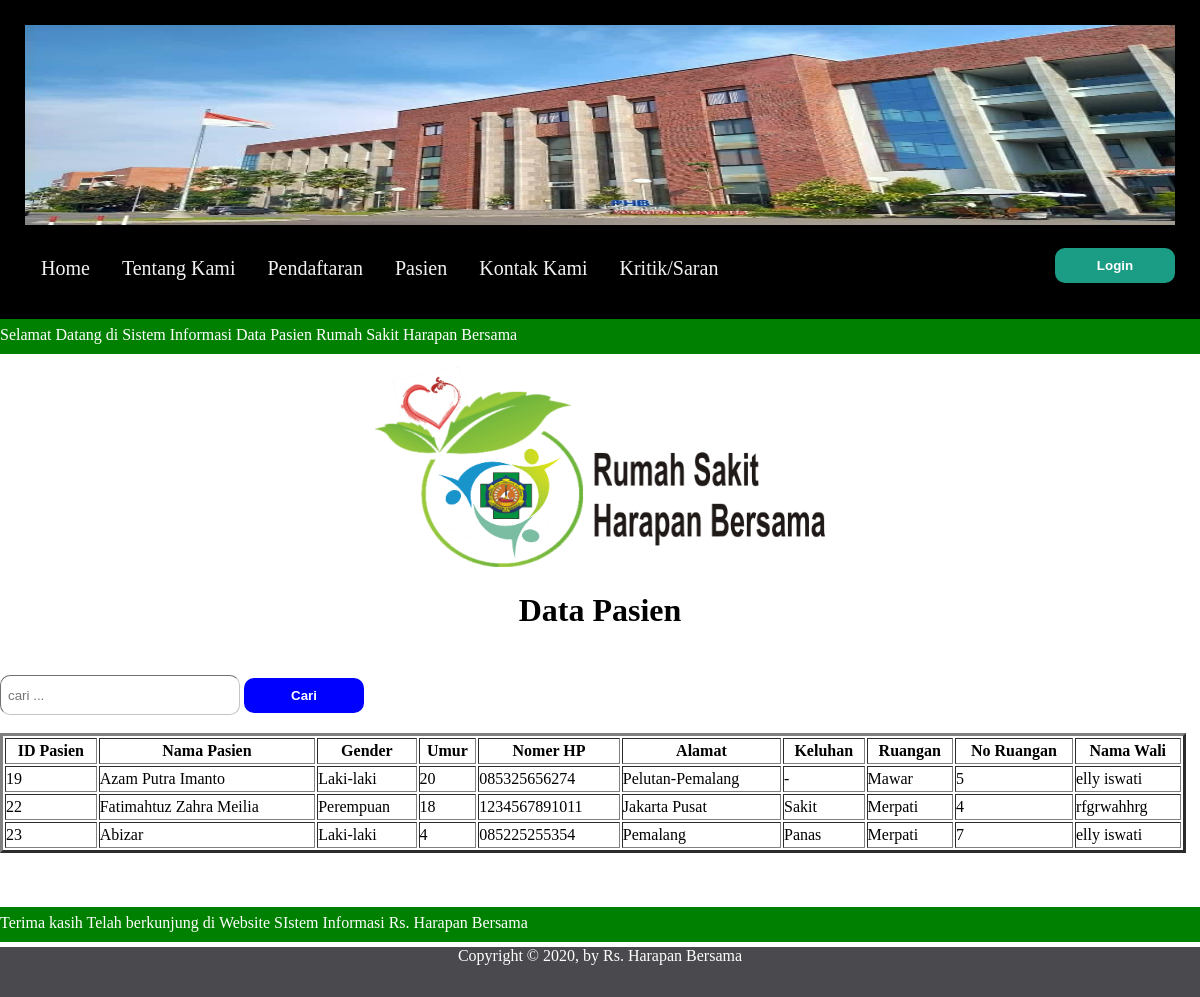
The page /rumah_sakit/pasien.php on the database its author committed.
### tables this page shows
CREATE TABLE `pendaftaran_pasien` (
  `id_pasien` int(15) NOT NULL,
  `nama_pasien` varchar(80) NOT NULL,
  `gender` varchar(200) NOT NULL,
  `umur` int(3) NOT NULL,
  `nomer_hp` varchar(13) NOT NULL,
  `alamat` varchar(100) NOT NULL,
  `keluhan` varchar(250) NOT NULL,
  `ruangan` varchar(50) NOT NULL,
  `no_ruangan` int(2) NOT NULL,
  `nama_wali` varchar(80) NOT NULL
);

### rumah_sakit/pasien.php (the view, shortened to what this page needs)
<!DOCTYPE html>
<html lang="en">
<head>
    <link rel="stylesheet" href="css/pasien.css">
    <link rel="stylesheet" href="css/home.css">
    <link rel="stylesheet" href="css/pendaftaran.css">
</head>
<body>
<div class="header">
    <div class="gambar">
        <img src="img/profil.jpg" class="gambar">
    </div><br>
    <h3 id="h3"><a href="login/form_login.php">
        <input type="submit" value="Login" id="submit_1"/>
    </a></h3>
      <ul>
        <li><a href="home.php">Home</a></li>
		    <li><a href="profil.php">Tentang Kami</a></li>
		    <li><a href="pendaftaran.php">Pendaftaran</a></li>
        <li><a href="pasien.php">Pasien</a></li>
		    <li><a href="kontak.php">Kontak Kami</a></li>
        <li><a href="pesanDsaran.php">Kritik/Saran</a></li>
      </ul>
    </div>
    <div id="runningtext">
		<marquee behavior="scroll" scrollamount="3" onmouseover="this.stop();" onmouseout="this.start();" direction="left">
			Selamat Datang di Sistem Informasi Data Pasien Rumah Sakit Harapan Bersama
		</marquee>
    </div><br />
    <?php
    include('koneksi/koneksi.php');
    ?>
<div id="d_pasien">
<img id="logo2" src="img/logo2.png" alt="logo">
<h1 id="data_pasien">Data Pasien</h1><br /><br />
<form method="post">
<input class="cari" type="text" name="nt" placeholder="cari ...">
<input type="submit" name="submit" value="Cari" id="cari">
<form>
<br/>
<br/>
 <table class="tpasien" border="3">
  <tr>
   <th>ID Pasien</th>
   <th>Nama Pasien</th>
   <th>Gender</th>
   <th>Umur</th>
   <th>Nomer HP</th>
   <th>Alamat</th>
   <th>Keluhan</th>
   <th>Ruangan</th>
   <th>No Ruangan</th>
   <th>Nama Wali</th>
  </tr>
  <?php
  if(!ISSET($_POST['submit'])){
  $sql = "SELECT * FROM pendaftaran_pasien";
  $query = mysqli_query($conn, $sql);
  foreach($query as $row){
  ?>
   <tr>
    <td><?php echo $row['id_pasien'] ?></td>
    <td><?php echo $row['nama_pasien'] ?></td>
    <td><?php echo $row['gender'] ?></td>
    <td><?php echo $row['umur'] ?></td>
    <td><?php echo $row['nomer_hp'] ?></td>
    <td><?php echo $row['alamat'] ?></td>
    <td><?php echo $row['keluhan'] ?></td>
    <td><?php echo $row['ruangan'] ?></td>
    <td><?php echo $row['no_ruangan'] ?></td>
    <td><?php echo $row['nama_wali'] ?></td>
   </tr>
  <?php } } ?>
 </table>
</div><br /><br /><br />
<div id="runningtext">
		<marquee behavior="scroll" scrollamount="3" onmouseover="this.stop();" onmouseout="this.start();" direction="left">
			Terima kasih Telah berkunjung di Website SIstem Informasi Rs. Harapan Bersama
		</marquee>
	</div>
		<div id="footer">Copyright &copy 2020, by Rs. Harapan Bersama </div>
</body>
</html>

### rumah_sakit/css/pasien.css (style rules this page uses)
#data_pasien { margin-top: 20px; text-align: center; }
#d_pasien { margin-top: 0%; }
#logo2 { width: 450px; height: 200px; position: relative; margin: auto; top: -5px; display: block; }
#cari { padding: 10px; border-radius: 10px; width: 120px; margin-top: 5px; background-color: blue; border-width: 0px; color: white; font-weight: 600; }
.cari { width: 20vw; margin-top: 10px; border-radius: 10px; border-width: 1px; border-color: #c4c4c4; height: 40px; padding: 7px; }
.tpasien { width: 98.8vw; position: relative; height: 10vw; }

### rumah_sakit/css/home.css (style rules this page uses)
* { margin: 0px; padding: 0px; box-sizing: border-box; }
.header { list-style-type: none; margin: 0; padding: 25px; overflow: hidden; background-color: black; box-sizing: border-box; }
.header li { float: left; }
.header li a { display: inline-block; color: #f2f2f2; text-align: center; padding: 14px 16px; text-decoration: none; transition: 0.3s; font-size: 20px; }
#h3 { position: -200px; margin: 0; float: right; color: white; text-shadow: 2px 1px black; }
.gambar { width: 100%; height: 200px; }
#runningtext { width: 100%; height: 35px; padding-top: 7px; background-color: green; color: white; }
#footer { width: 100%; height: 50px; margin-top: 5px; padding-top: 30; background-color: #49494e; color: white; font-size: 12pt; text-align: center; position: relative; clear: both; }

### rumah_sakit/css/pendaftaran.css (style rules this page uses)
#submit_1 { padding: 10px; border-radius: 10px; width: 120px; margin-top: 5px; background-color: #1b9d85; border-width: 0px; color: white; font-weight: 600; }

### rows shown on the page
pendaftaran_pasien: id_pasien "19", nama_pasien "Azam Putra Imanto", gender "Laki-laki", umur "20", nomer_hp "085325656274", alamat "Pelutan-Pemalang", keluhan "-", ruangan "Mawar", no_ruangan "5", nama_wali "elly iswati"
pendaftaran_pasien: id_pasien "22", nama_pasien "Fatimahtuz Zahra Meilia", gender "Perempuan", umur "18", nomer_hp "1234567891011", alamat "Jakarta Pusat", keluhan "Sakit", ruangan "Merpati", no_ruangan "4", nama_wali "rfgrwahhrg"
pendaftaran_pasien: id_pasien "23", nama_pasien "Abizar", gender "Laki-laki", umur "4", nomer_hp "085225255354", alamat "Pemalang", keluhan "Panas", ruangan "Merpati", no_ruangan "7", nama_wali "elly iswati"
